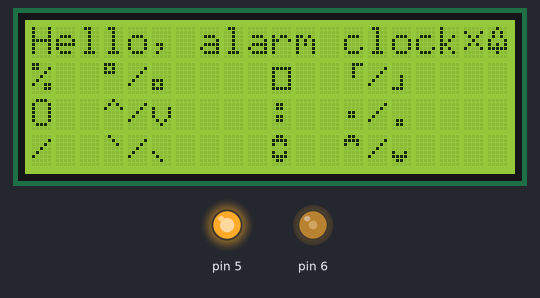
Bench run of a sketch on a simulated Arduino Uno, built with avr-gcc and run on an emulated ATmega328P. Parts: 20×4 character LCD, output pins drawn as LEDs (lit = HIGH). What the sketch prints to the serial monitor is not drawn.

Above: at 0.1 s.
At 9.1 s:
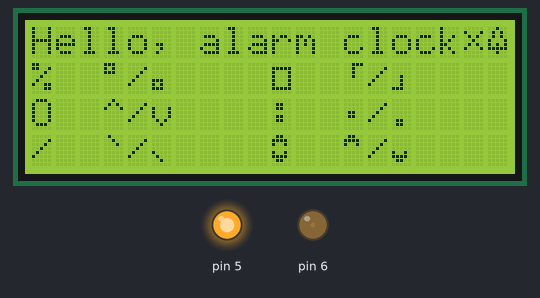
Timing chart, 0 to 40.0 s (numbered marks = the images above):
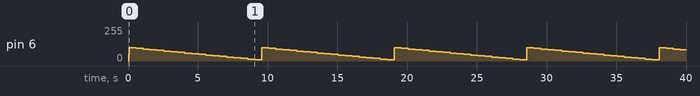

The sketch:

asciiart.ino
```cpp
// Hitachi HD44780 compatible LCD library
#include <LiquidCrystal.h>

// Hitachi HD44780 LCD
#include "../include/lcd-setup.h"

#include "../include/misc-setup.h"

uint16_t backlight_time;

void setup() {
  Serial.begin(9600);

  pinMode(BACKLIGHT_PIN, OUTPUT);
  pinMode(CONTRAST_PIN, OUTPUT);

  digitalWrite(BACKLIGHT_PIN, LOW);

  lcd.begin(20,4);
  // up to 8 custom characters can be defined
  lcd.createChar(1,     bell);
  lcd.createChar(2,   nobell);
  lcd.createChar(3, setupper);
  lcd.createChar(4, setlower);
  lcd.createChar(5,  setboth);

  analogWrite(CONTRAST_PIN,  INIT_CONTRAST);

  lcd.setCursor(0,0);
  lcd.print("Hello, alarm clock");
  //         12345678901234567890
  lcd.write(                   2);
  lcd.write(                    1);

// show three characters in a space 6 chars wide
#define charsample(X,Y,Z) \
	lcd.write(X); lcd.print("  "); \
	lcd.write(Y); lcd.write('/'); lcd.write(Z)

  lcd.setCursor( 0, 1);   charsample('%',  0xDF, 0xA1);
  lcd.setCursor(10, 1);   charsample(0xDB, 0xA2, 0xA3);
  lcd.setCursor( 0, 2);   charsample('O',  '^',  'v' );
  lcd.setCursor(10, 2);   charsample(':',  0xA5, '.' );
  lcd.setCursor( 0, 3);   charsample('/',  '`',  0xA4);
  lcd.setCursor(10, 3);   charsample(05,    03,    04);

  digitalWrite(BACKLIGHT_PIN, HIGH);
  backlight_time = INIT_BACKLIGHT_TIME;
}

void loop() {
  uint8_t count = 99;
  while(count) {
    Serial.print("\r\nLoop");
    Serial.print(count);

    // throb contrast to see how it works
    //   -> answer, higher is better looking
    analogWrite(CONTRAST_PIN,  count);
    count -= 5; delay(500);
    if (count < 5) { count = 99; }
  }
} // end loop()
```
